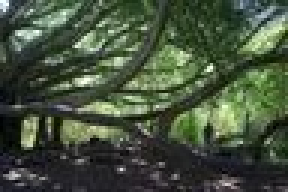
#> input picture studies/13/thumbs/banyan-tree-6A29610A.jpg, 96 x 64 px (shown 3 times larger)
$ python -i features.py   (imports and definitions only)
#> lines starting #> are read from the running program, lines starting #| are printed output that depends on the picture
#> in measure, im is the input picture: PIL image 96x64 RGB; mean R, G, B 69.4, 82.3, 61.8
#!/usr/bin/env python3
"""features.py — what each picture in the photography walk looks like, as numbers.

Reads the walk's own catalogue (`allPhotos` in /photography.html, the one list), opens each
file the way a browser shows it (EXIF turn applied), and measures a 128px copy:

  tone     mean lightness (Lab L, 0-100) and its spread (contrast)
  colour   mean a/b (Lab), mean chroma, a 12-bin hue histogram weighted by chroma, mono flag
  lines    edge energy by direction (horizontal, vertical, two diagonals) and edge density
  horizon  height (0 top .. 1 bottom) of the strongest band of horizontal edges, and how strong
  layout   an 8x8 grid of lightness, mean removed (where the mass sits)
  subject  word groups from the scoring's notes (trees, water, a path, night ...)
  place    the scoring's place name; hour (dawn, day, dusk, night) likewise

Writes studies/13/features.json. Deterministic, no model, no network.
Run: python3 studies/13/features.py          (--check: exit 1 if features.json would change)
"""
import json
import re
import sys
from pathlib import Path

import numpy as np
from PIL import Image, ImageOps

ROOT = Path(__file__).resolve().parents[2]
OUT = Path(__file__).with_name("features.json")
THUMBS = Path(__file__).with_name("thumbs")   # 96px copies for the graph view

# What is in the frame comes from the site's own photo scoring, not from alt text:
# v2/scores-photos.json (the daily pick's file: seven axes, hour, place, notes) covers 26 of the
# walk's 71; the other 45 were scored in the same shape for this study only
# (studies/13/scores-study.json, not in the daily rotation). Alt text is the fallback.
SCORE_FILES = (ROOT / "v2/scores-photos.json", Path(__file__).with_name("scores-study.json"))

GROUPS = {
    "trees": "tree trees pine pines cypress banyan forest jungle juniper palm foliage reeds",
    "water": "lake sea water river sound beach reflection reflected kayak kayaks creek stream shoreline riverfront riverside surfers waves wet pool tetrapods",
    "a path": "path boardwalk walkway walk trail staircase stair stairs bridge footbridge corridor tunnel sidewalk hallway",
    "night": "night fireworks firework lanterns",
    "dusk": "dusk sunset silhouette",
    "flowers": "lilies geranium poppy chive flowers lavender bougainvillea leaves berries plant coleus",
    "animals": "gull langur deer sheep monkey",
    "mountains": "mountain mountains summit pass valley canyon cliff hillside volcanic glacial alpine snowy",
    "street": "street plaza market sidewalk cart scooter van jeep porsche winnebago",
    "people": "figure figures person people someone man hiker walkers visitors visitor couple surfers friends vendors",
    "indoors": "museum gallery kitchen restaurant room hallway sculpture quilt interior inside",
    "temples": "temple spire buddha monastery",
}
WORD2GROUP = {w: g for g, ws in GROUPS.items() for w in ws.split()}


# [12 lines left out: functions catalogue, scores, not called in this run]


def place_name(score):
    name = ((score or {}).get("place") or {}).get("name")
    return name.split(",")[-1].strip() if name else None   # "Roma Norte, Mexico City" -> "Mexico City"


def lab(rgb):
    c = rgb / 255.0
    c = np.where(c > 0.04045, ((c + 0.055) / 1.055) ** 2.4, c / 12.92)
    M = np.array([[0.4124, 0.3576, 0.1805], [0.2126, 0.7152, 0.0722], [0.0193, 0.1192, 0.9505]])
    xyz = c @ M.T / np.array([0.95047, 1.0, 1.08883])
    f = np.where(xyz > 0.008856, np.cbrt(xyz), 7.787 * xyz + 16 / 116)
    L = 116 * f[..., 1] - 16
    a = 500 * (f[..., 0] - f[..., 1])
    b = 200 * (f[..., 1] - f[..., 2])
    return L, a, b


# [5 lines left out: function thumb, not called in this run]


def measure(path):
    im = ImageOps.exif_transpose(Image.open(path)).convert("RGB")
    im.thumbnail((128, 128), Image.LANCZOS)
    rgb = np.asarray(im, dtype=np.float64)
    L, a, b = lab(rgb)
    chroma = np.hypot(a, b)
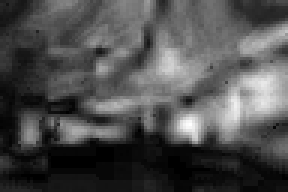
#> chroma: shape (64, 96) float64 (shown 3 times larger); min 0.000413, max 47.87, mean 14.7; drawn with min black and max white
    hue = (np.degrees(np.arctan2(b, a)) + 360) % 360
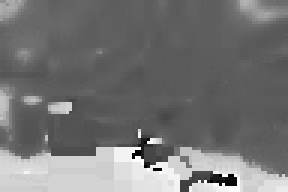
#> hue: shape (64, 96) float64 (shown 3 times larger); min 0.00391, max 360, mean 165; drawn with min black and max white
    hist = np.bincount((hue // 30).astype(int).ravel() % 12, weights=chroma.ravel(), minlength=12)
#> hist = [87.41, 44.8, 11.41, 5311.1, 78047.9, 2424.7, 491.5, 412.2, 275.9, 1765.1, 893.9, 463.7]
    hist = hist / hist.sum() if hist.sum() > 0 else hist
#> hist = [0.000969, 0.000497, 0.000126, 0.0589, 0.865, 0.0269, 0.00545, 0.00457, 0.00306, 0.0196, 0.00991, 0.00514]
    # edges on lightness
    gy, gx = np.gradient(L)
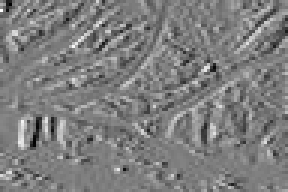
#> gx: shape (64, 96) float64 (shown 3 times larger); min -39.66, max 40.6, mean 0.1; drawn with min black and max white
    mag = np.hypot(gx, gy)
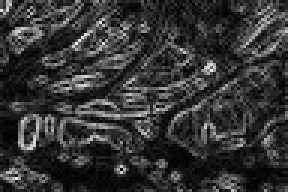
#> mag: shape (64, 96) float64 (shown 3 times larger); min 0, max 49.41, mean 10.3; drawn with min black and max white
    ang = (np.degrees(np.arctan2(gy, gx)) + 180) % 180   # gradient direction; an edge runs across it
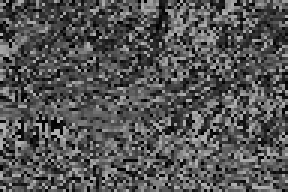
#> ang: shape (64, 96) float64 (shown 3 times larger); min 0, max 180, mean 84.5
    # gradient near 90 deg = a horizontal edge; near 0/180 = a vertical edge
    bins = np.zeros(4)
    for k, centre in enumerate((90, 0, 45, 135)):
        d = np.minimum(np.abs(ang - centre), 180 - np.abs(ang - centre))
        bins[k] = (mag * (d < 22.5)).sum()
#> this loop made 4 passes
#> pass 3, in measure, `d = np.minimum(np.abs(ang - centre), 180 - np.abs(ang - centre))`:
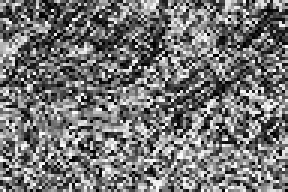
#> d: shape (64, 96) float64 (shown 3 times larger); min 0.000859, max 90, mean 41.3; drawn with min black and max white
#> after the loop, bins = [20471.3, 11754, 20537.7, 10476.5]
    orient = bins / bins.sum() if bins.sum() else bins
#> orient = [0.324, 0.186, 0.325, 0.166]
    density = float(mag.mean())
#> density = 10.29
    rows = np.abs(gy).mean(axis=1)
#> rows = 64 values, max 10.84 at index 38, min 3.37 at index 56, mean 7.21
    rows = np.convolve(rows, np.ones(5) / 5, mode="same")
#> rows = 64 values, max 9.89 at index 36, min 3.14 at index 63, mean 7.09
    edge = slice(4, len(rows) - 4)                         # ignore the frame's own border
    r = rows[edge]
#> r = 56 values, max 9.89 at index 32, min 4.53 at index 48, mean 7.38
    hy = (int(np.argmax(r)) + 4) / len(rows)
#> hy = 0.562
    hstrength = float(r.max() / (r.mean() + 1e-9))
#> hstrength = 1.34
    g = np.asarray(Image.fromarray(L.astype(np.float32)).resize((8, 8), Image.BILINEAR), dtype=np.float64)
    layout = (g - g.mean()) / 100
    # where the dark mass sits: centroid of (100 - L)
    ys, xs = np.mgrid[0:L.shape[0], 0:L.shape[1]]
    wdark = (100 - L) ** 2
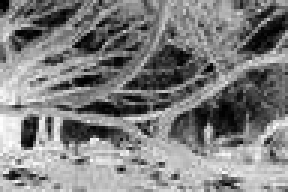
#> wdark: shape (64, 96) float64 (shown 3 times larger); min 0.623, max 9945, mean 4974.3; drawn with min black and max white
    cx = float((xs * wdark).sum() / wdark.sum() / (L.shape[1] - 1))
#> cx = 0.478
    cy = float((ys * wdark).sum() / wdark.sum() / (L.shape[0] - 1))
#> cy = 0.55
    return dict(
        L=round(float(L.mean()), 2), contrast=round(float(L.std()), 2),
        a=round(float(a.mean()), 2), b=round(float(b.mean()), 2), chroma=round(float(chroma.mean()), 2),
        hue=[round(float(x), 3) for x in hist], mono=bool(chroma.mean() < 4),
        orient=[round(float(x), 3) for x in orient], density=round(density, 2),
        horizon=round(hy, 3), hstrength=round(hstrength, 2),
        layout=[round(float(x), 3) for x in layout.ravel()],
        mass=[round(cx, 3), round(cy, 3)],
    )


def subjects(text):
    words = re.findall(r"[a-z]+", text.lower())
    return sorted({WORD2GROUP[w] for w in words if w in WORD2GROUP})


# [22 lines left out: function main, not called in this run]


# [2 lines not run here, left out]

>>> result = measure('thumbs/banyan-tree-6A29610A.jpg')
#> result = 13 items

$ run again, on studies/13/thumbs/wood-spiral-4DC35586.jpg
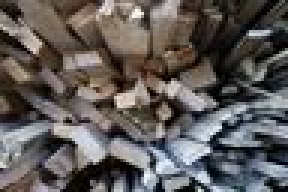
#> input picture studies/13/thumbs/wood-spiral-4DC35586.jpg, 96 x 64 px (shown 3 times larger)
#> in measure, im is the input picture: PIL image 96x64 RGB; mean R, G, B 95.4, 90.6, 88.6
#> in measure, `hue = (np.degrees(np.arctan2(b, a)) + 360) % 360`:
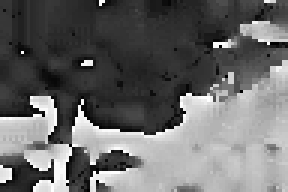
#> hue: shape (64, 96) float64 (shown 3 times larger); min 0, max 360, mean 148.1; drawn with min black and max white
#> in measure, `hist = np.bincount((hue // 30).astype(int).ravel() % 12, weights=chrom..`: hist = [1049.3, 8123.5, 17105.9, 1484.2, 225.9, 144.7, 40.18, 502.6, 6912.9, 4284.8, 933.4, 893.6]
#> in measure, `hist = hist / hist.sum() if hist.sum() > 0 else hist`: hist = [0.0252, 0.195, 0.41, 0.0356, 0.00542, 0.00347, 0.000963, 0.0121, 0.166, 0.103, 0.0224, 0.0214]
#> after the loop in measure, `for k, centre in enumerate((90, 0, 45, 135)):`: bins = [20646.8, 11943.4, 20644.1, 23494.7]
#> orient = [0.269, 0.156, 0.269, 0.306]
#> density = 12.49
#> in measure, `rows = np.abs(gy).mean(axis=1)`: rows = 64 values, max 14.65 at index 41, min 4.38 at index 8, mean 8.82
#> in measure, `rows = np.convolve(rows, np.ones(5) / 5, mode="same")`: rows = 64 values, max 11.4 at index 46, min 4.05 at index 0, mean 8.63
#> r = 56 values, max 11.4 at index 42, min 5.9 at index 9, mean 8.79
#> hy = 0.719
#> hstrength = 1.3
#> in measure, `wdark = (100 - L) ** 2`:
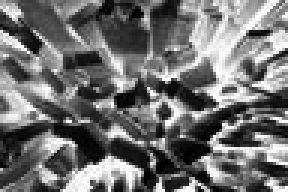
#> wdark: shape (64, 96) float64 (shown 3 times larger); min 1.17, max 10000, mean 4425.7; drawn with min black and max white
#> cx = 0.528
#> cy = 0.478
#> result = 13 items
